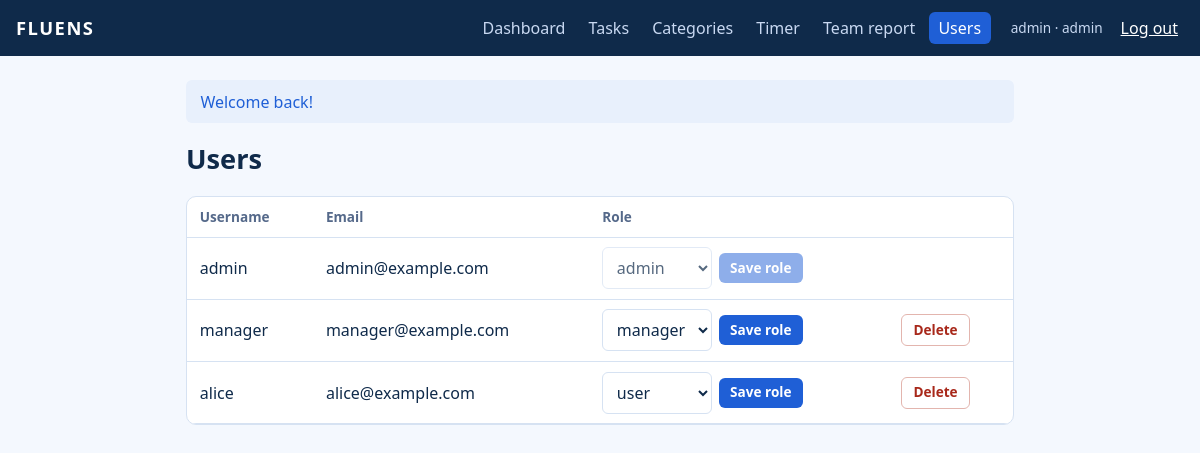
The app's page /index.php?page=users (signed in) with its own data.
### tables this page shows
CREATE TABLE users (
  id            INT UNSIGNED AUTO_INCREMENT PRIMARY KEY,
  role_id       TINYINT UNSIGNED NOT NULL,
  username      VARCHAR(30)  NOT NULL UNIQUE,
  email         VARCHAR(100) NOT NULL UNIQUE,
  password_hash VARCHAR(255) NOT NULL,
  created_at    TIMESTAMP DEFAULT CURRENT_TIMESTAMP,
  CONSTRAINT fk_users_role FOREIGN KEY (role_id) REFERENCES roles(id)
);

CREATE TABLE roles (
  id   TINYINT UNSIGNED AUTO_INCREMENT PRIMARY KEY,
  name VARCHAR(20) NOT NULL UNIQUE
);

### index.php (called while the page is built, shortened)
<?php
$routes = require __DIR__ . '/includes/routes.php';
function can_access(array $route): bool
{
    return match (true) {
        $route['access'] === 'guest' => current_user() === null,
        $route['access'] === 'auth'  => current_user() !== null,
        default                      => has_role($route['access']),
    };
}
$page  = $_GET['page'] ?? (current_user() ? 'dashboard' : 'login');
$route = $routes[$page] ?? null;
$pageFile = __DIR__ . '/pages/' . $route['file'] . '.php';
require $pageFile;
$content = ob_get_clean();
require __DIR__ . '/includes/layout.php';

### includes/db.php (called while the page is built)
<?php
function db(): PDO
{
    static $pdo = null;
    if ($pdo === null) {
        $dsn = 'mysql:host=' . DB_HOST . ';dbname=' . DB_NAME . ';charset=utf8mb4';
        $pdo = new PDO($dsn, DB_USER, DB_PASS, [
            PDO::ATTR_ERRMODE            => PDO::ERRMODE_EXCEPTION,
            PDO::ATTR_DEFAULT_FETCH_MODE => PDO::FETCH_ASSOC,
            PDO::ATTR_EMULATE_PREPARES   => false,
        ]);
    }
    return $pdo;
}
function query(string $sql, array $params = []): PDOStatement
{
    $stmt = db()->prepare($sql);
    $stmt->execute($params);
    return $stmt;
}

### includes/helpers.php (called while the page is built, shortened)
<?php
function e(?string $value): string
{
    return htmlspecialchars((string) $value, ENT_QUOTES, 'UTF-8');
}
function url(string $page, array $params = []): string
{
    return 'index.php?' . http_build_query(['page' => $page] + $params);
}
function pull_flash(): array
{
    $messages = $_SESSION['flash'] ?? [];
    return $messages;
}

### includes/auth.php (called while the page is built, shortened)
<?php
function current_user(): ?array
{
    return $_SESSION['user'] ?? null;
}
function user_id(): int
{
    return (int) ($_SESSION['user']['id'] ?? 0);
}
function has_role(array $roles): bool
{
    $user = current_user();
    return $user !== null && in_array($user['role'], $roles, true);
}

### includes/routes.php (called while the page is built)
<?php
return [
    'login'       => ['file' => 'login',       'access' => 'guest'],
    'register'    => ['file' => 'register',    'access' => 'guest'],
    'logout'      => ['file' => 'logout',      'access' => 'auth', 'raw' => true],
    'dashboard'   => ['file' => 'dashboard',   'access' => 'auth', 'nav' => 'Dashboard'],
    'tasks'       => ['file' => 'tasks',       'access' => 'auth', 'nav' => 'Tasks'],
    'categories'  => ['file' => 'categories',  'access' => 'auth', 'nav' => 'Categories'],
    'timer'       => ['file' => 'timer',       'access' => 'auth', 'nav' => 'Timer'],
    'log_session' => ['file' => 'log_session', 'access' => 'auth', 'raw' => true],
    'reports'     => ['file' => 'reports',     'access' => ['manager', 'admin'], 'nav' => 'Team report'],
    'users'       => ['file' => 'users',       'access' => ['admin'],            'nav' => 'Users'],
];

### pages/users.php (the view, shortened to what this page needs)
<?php
$me    = user_id();
$roles = query('SELECT id, name FROM roles ORDER BY id')->fetchAll();
$users = query('SELECT u.id, u.username, u.email, u.role_id FROM users u ORDER BY u.id')->fetchAll();
?>
<h1>Users</h1>
<div class="table-wrap">
  <table>
    <thead><tr><th>Username</th><th>Email</th><th>Role</th><th></th></tr></thead>
    <tbody>
      <?php foreach ($users as $u): ?>
        <tr>
          <td><?= e($u['username']) ?></td>
          <td><?= e($u['email']) ?></td>
          <td>
            <form method="post" class="inline-form tight">
              <select name="role_id" <?= $u['id'] === $me ? 'disabled' : '' ?> aria-label="Role for <?= e($u['username']) ?>">
                <?php foreach ($roles as $r): ?>
                  <option value="<?= $r['id'] ?>" <?= $r['id'] == $u['role_id'] ? 'selected' : '' ?>><?= e($r['name']) ?></option>
                <?php endforeach; ?>
              </select>
              <button class="btn small" <?= $u['id'] === $me ? 'disabled' : '' ?>>Save role</button>
            </form>
          </td>
          <td>
            <?php if ($u['id'] !== $me): ?>
              <form method="post" onsubmit="return confirm('Delete this user and all their data?')">
                <button class="btn small danger">Delete</button>
              </form>
            <?php endif; ?>
          </td>
        </tr>
      <?php endforeach; ?>
    </tbody>
  </table>
</div>

### includes/layout.php (shortened to what this page needs)
<!DOCTYPE html>
<html lang="en">
<head>
  <link rel="stylesheet" href="assets/style.css">
</head>
<body>
<header class="topbar">
  <a class="brand" href="<?= url('dashboard') ?>">FLUENS</a>
  <?php if ($user = current_user()): ?>
    <nav aria-label="Main">
      <?php foreach ($routes as $name => $route): ?>
        <?php if (isset($route['nav']) && can_access($route)): ?>
          <a href="<?= url($name) ?>" <?= $name === $page ? 'aria-current="page"' : '' ?>><?= e($route['nav']) ?></a>
        <?php endif; ?>
      <?php endforeach; ?>
    </nav>
    <form class="who" method="post" action="<?= url('logout') ?>">
      <span class="role role-<?= e($user['role']) ?>"><?= e($user['username']) ?> · <?= e($user['role']) ?></span>
      <button class="link">Log out</button>
    </form>
  <?php endif; ?>
</header>
<main>
  <?php foreach (pull_flash() as $f): ?>
    <p class="flash flash-<?= e($f['type']) ?>" role="status"><?= e($f['message']) ?></p>
  <?php endforeach; ?>
  <?= $content ?>
</main>
</body>
</html>

### assets/style.css (style rules this page uses)
:root { --bg: #f4f8fe; --surface: #fff; --ink: #0f2a4a; --muted: #55698a; --line: #d6e2f2; --focus: #1f5fd6; --focus-soft: #6aa3f5; --short: #0f9bb8; --long: #3a3fb5; --danger: #a8281a; --tint: #e8f0fc; --radius: 10px; }
* { box-sizing: border-box; }
body { margin: 0; background: var(--bg); color: var(--ink); font: 16px/1.5 system-ui, "Segoe UI", Roboto, sans-serif; }
a { color: var(--focus); }
h1 { font-size: 1.7rem; margin: 0 0 1rem; }
main { max-width: 860px; margin: 0 auto; padding: 1.5rem 1rem 3rem; }
.topbar { display: flex; flex-wrap: wrap; align-items: center; gap: .5rem 1.25rem; padding: .75rem 1rem; background: var(--ink); color: #fff; }
.brand { font-weight: 800; letter-spacing: .08em; font-size: 1.15rem; color: #fff; text-decoration: none; margin-right: auto; }
.topbar nav { display: flex; flex-wrap: wrap; gap: .25rem; }
.topbar nav a { color: #c9d9f2; text-decoration: none; padding: .25rem .6rem; border-radius: 6px; }
.topbar nav a[aria-current] { background: var(--focus); color: #fff; }
.who { display: flex; align-items: center; gap: .75rem; margin: 0; }
.role { font-size: .85rem; color: #c9d9f2; }
.link { background: none; border: 0; color: #fff; text-decoration: underline; cursor: pointer; font: inherit; }
input, select { font: inherit; padding: .5rem .6rem; border: 1px solid var(--line); border-radius: 6px; background: #fff; color: var(--ink); }
.inline-form { display: flex; flex-wrap: wrap; gap: .75rem; align-items: end; margin: 0; }
.inline-form.tight { gap: .4rem; align-items: center; }
.btn { display: inline-block; font: inherit; font-weight: 600; padding: .55rem 1rem; border: 0; border-radius: 6px; background: var(--focus); color: #fff; text-decoration: none; cursor: pointer; }
.btn.danger { background: transparent; color: var(--danger); border: 1px solid #e3b5ae; }
.btn.small { padding: .3rem .7rem; font-size: .85rem; }
.btn:disabled { opacity: .5; cursor: not-allowed; }
.flash { padding: .6rem .9rem; border-radius: 6px; margin: 0 0 1rem; background: var(--tint); color: var(--focus); }
.table-wrap { overflow-x: auto; background: var(--surface); border: 1px solid var(--line); border-radius: var(--radius); }
table { width: 100%; border-collapse: collapse; }
th, td { text-align: left; padding: .6rem .8rem; border-bottom: 1px solid var(--line); white-space: nowrap; }
th { font-size: .85rem; color: var(--muted); }

### records on screen
users: username "admin", email "admin@example.com", role_id "admin"
users: username "manager", email "manager@example.com", role_id "manager"
users: username "alice", email "alice@example.com", role_id "user"

### other values on screen
$route['nav'] "Dashboard"
$route['nav'] "Tasks"
$route['nav'] "Categories"
$route['nav'] "Timer"
$route['nav'] "Team report"
$route['nav'] "Users"
$user['username'] "admin"
$user['role'] "admin"
$f['message'] "Welcome back!"
